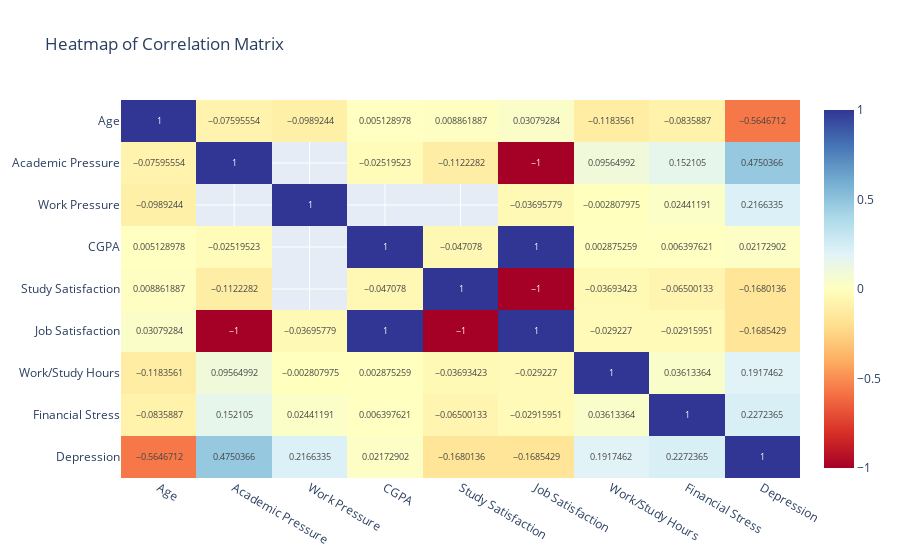

The code cell stored with this chart in its notebook:
### Markdown cell above
## Correlation between Variables

### Code cell
# Calculate the correlation matrix
correlation_matrix = df_train.corr(numeric_only=True)

# Create an interactive heatmap with orange and blue colors
fig = px.imshow(correlation_matrix, 
                text_auto=True,  # Display correlation values
                color_continuous_scale='RdYlBu',  # Color scale with shades of red, yellow, and blue
                title='Heatmap of Correlation Matrix',
                aspect='auto')

# Show the plot
fig.show()

### Figure 1 — Plotly figure (JSON) as saved in the notebook; plotly's stock layout.template omitted (floating-point values rounded to 4 significant figures)
{"data": [{"coloraxis": "coloraxis", "hovertemplate": "x: %{x}<br>y: %{y}<br>color: %{z}<extra></extra>", "name": "0", "texttemplate": "%{z}", "type": "heatmap", "x": ["Age", "Academic Pressure", "Work Pressure", "CGPA", "Study Satisfaction", "Job Satisfaction", "Work/Study Hours", "Financial Stress", "Depression"], "xaxis": "x", "y": ["Age", "Academic Pressure", "Work Pressure", "CGPA", "Study Satisfaction", "Job Satisfaction", "Work/Study Hours", "Financial Stress", "Depression"], "yaxis": "y", "z": [[1, -0.07596, -0.09892, 0.005129, 0.008862, 0.03079, -0.1184, -0.08359, -0.5647], [-0.07596, 1, null, -0.0252, -0.1122, -1, 0.09565, 0.1521, 0.475], [-0.09892, null, 1, null, null, -0.03696, -0.002808, 0.02441, 0.2166], [0.005129, -0.0252, null, 1, -0.04708, 1, 0.002875, 0.006398, 0.02173], [0.008862, -0.1122, null, -0.04708, 1, -1, -0.03693, -0.065, -0.168], [0.03079, -1, -0.03696, 1, -1, 1, -0.02923, -0.02916, -0.1685], [-0.1184, 0.09565, -0.002808, 0.002875, -0.03693, -0.02923, 1, 0.03613, 0.1917], [-0.08359, 0.1521, 0.02441, 0.006398, -0.065, -0.02916, 0.03613, 1, 0.2272], [-0.5647, 0.475, 0.2166, 0.02173, -0.168, -0.1685, 0.1917, 0.2272, 1]]}], "layout": {"coloraxis": {"colorscale": [[0, "rgb(165,0,38)"], [0.1, "rgb(215,48,39)"], [0.2, "rgb(244,109,67)"], [0.3, "rgb(253,174,97)"], [0.4, "rgb(254,224,144)"], [0.5, "rgb(255,255,191)"], [0.6, "rgb(224,243,248)"], [0.7, "rgb(171,217,233)"], [0.8, "rgb(116,173,209)"], [0.9, "rgb(69,117,180)"], [1, "rgb(49,54,149)"]]}, "title": {"text": "Heatmap of Correlation Matrix"}, "xaxis": {"anchor": "y", "domain": [0, 1]}, "yaxis": {"anchor": "x", "autorange": "reversed", "domain": [0, 1]}}}
